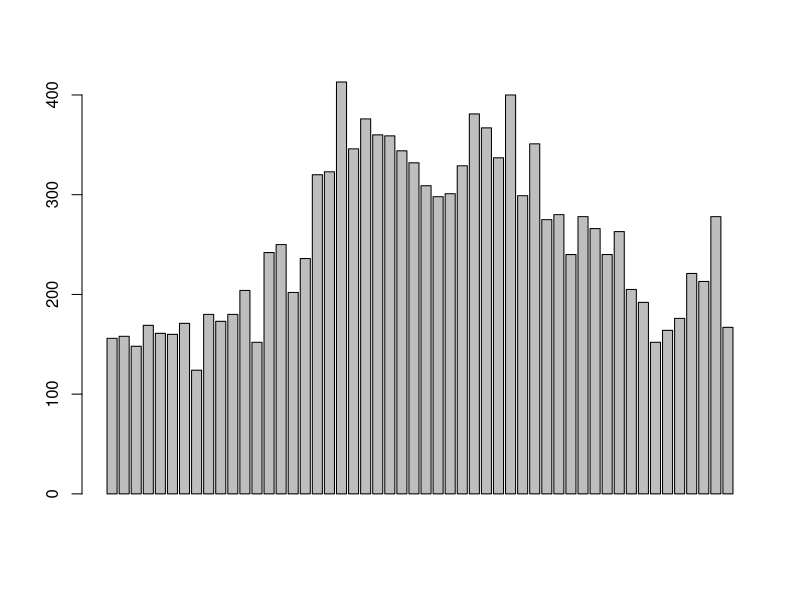
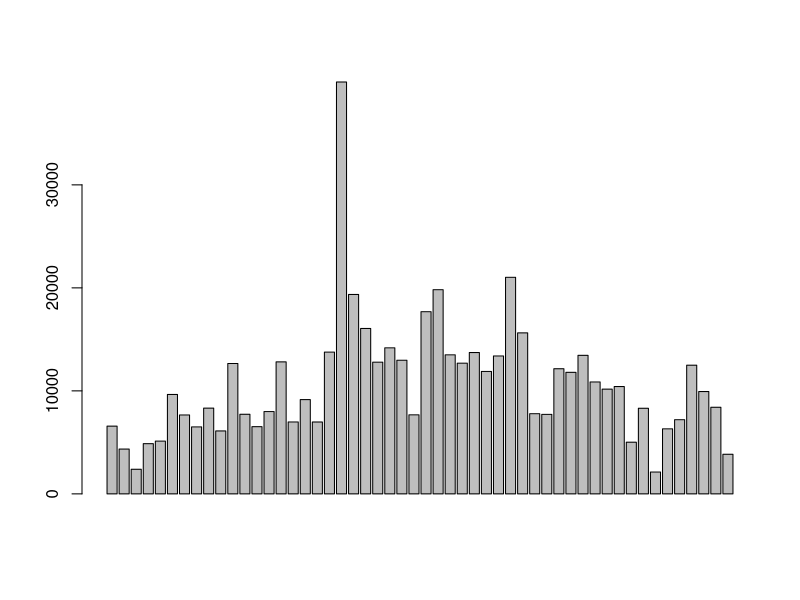
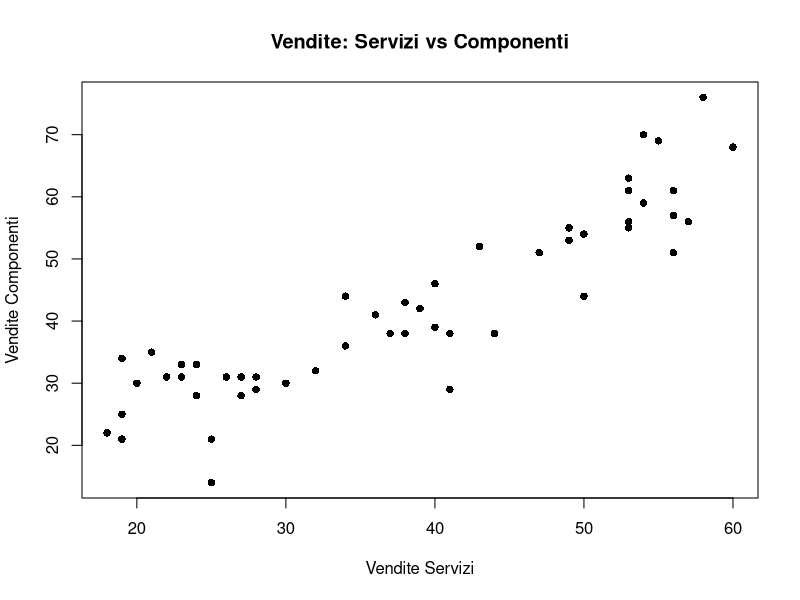
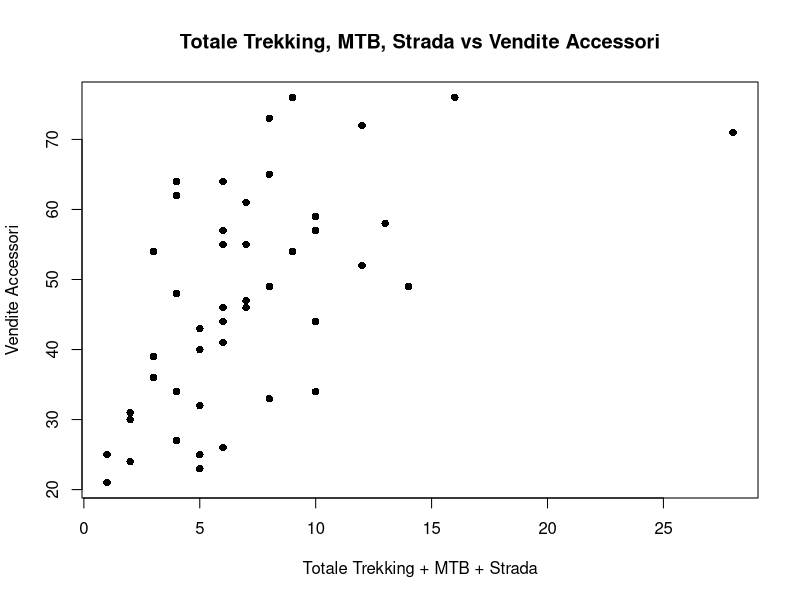
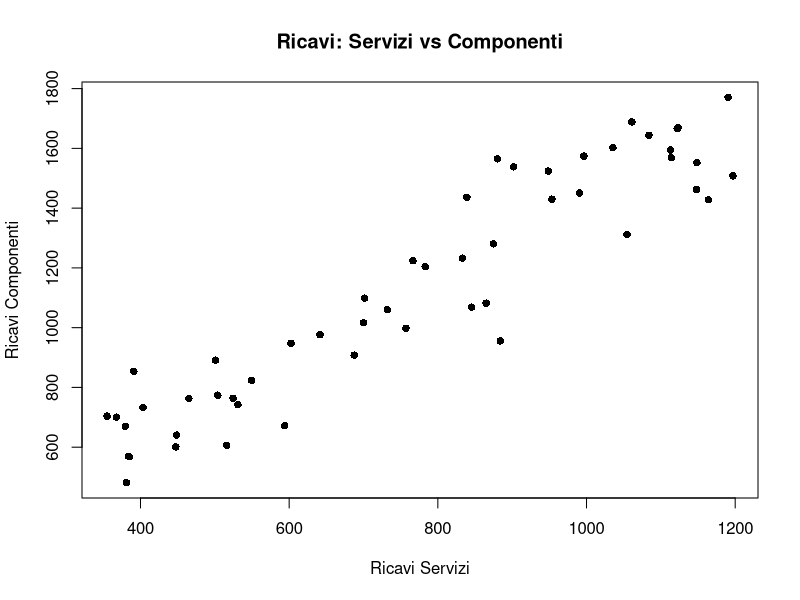

The R source for these figures, in order:
alldata <- read.table("revenues2023.txt", header = FALSE, sep = "\t")
# Removing the first column, defect in parsing txt file
alldata <- alldata[, -1]
vendite <- alldata[, 1:9]
ricavi <- alldata[, c(1, 10:ncol(alldata))]

# Assign correct column names
names(vendite) <- c("settimana", "trekking", "mtb", "strada", "abbigliamento", "accessori", "componenti", "componenti-assistenza", "servizi")
names(ricavi) <- c("settimana", "trekking", "mtb", "strada", "abbigliamento", "accessori", "componenti", "servizi")

# Convert characters columns with comma as decimal separator to numeric
ricavi[] <- lapply(ricavi, function(x) {
  if (is.character(x)) as.numeric(gsub(",", ".", x)) else x
})

# Check structure after conversion
str(vendite)
str(ricavi)

# For 'vendite'
# List of columns to analyze
cols_to_analyze <- c("trekking", "mtb", "strada", "abbigliamento", "accessori", "componenti", "componenti-assistenza", "servizi")
vendite_summary <- data.frame(
  column = cols_to_analyze,
  mean = sapply(cols_to_analyze, function(x) mean(vendite[[x]], na.rm = TRUE)),
  median = sapply(cols_to_analyze, function(x) median(vendite[[x]], na.rm = TRUE)),
  min = sapply(cols_to_analyze, function(x) min(vendite[[x]], na.rm = TRUE)),
  max = sapply(cols_to_analyze, function(x) max(vendite[[x]], na.rm = TRUE)),
  sd = sapply(cols_to_analyze, function(x) sd(vendite[[x]], na.rm = TRUE))
)
# For 'ricavi'
# Note: 'componenti-assistenza' is not in ricavi, so we exclude it
cols_to_analyze_ricavi <- setdiff(cols_to_analyze, "componenti-assistenza")
ricavi_summary <- data.frame(
  column = cols_to_analyze_ricavi,
  mean = sapply(cols_to_analyze_ricavi, function(x) mean(ricavi[[x]], na.rm = TRUE)),
  median = sapply(cols_to_analyze_ricavi, function(x) median(ricavi[[x]], na.rm = TRUE)),
  min = sapply(cols_to_analyze_ricavi, function(x) min(ricavi[[x]], na.rm = TRUE)),
  max = sapply(cols_to_analyze_ricavi, function(x) max(ricavi[[x]], na.rm = TRUE)),
  sd = sapply(cols_to_analyze_ricavi, function(x) sd(ricavi[[x]], na.rm = TRUE))
)

# Display summaries
print(vendite_summary)
print(ricavi_summary)

# Creating 2 variables
vendite_totali <- rowSums(alldata[, 2:9])
ricavi_totali <- rowSums(ricavi[, 2:8])

barplot(vendite_totali)
barplot(ricavi_totali)

# Correlazione 1
cor(vendite$servizi, vendite$componenti, use = "complete.obs")

# Correlazione 2
cor(rowSums(vendite [, 2:4]), vendite$accessori, use = "complete.obs")

# Correlazione 3
cor(ricavi$servizi, ricavi$componenti, use = "complete.obs")

# Plotting correlation idexes - dispersion plots
plot(vendite$servizi, vendite$componenti, 
     main = "Vendite: Servizi vs Componenti",
     xlab = "Vendite Servizi", 
     ylab = "Vendite Componenti", 
     pch = 16)

plot(rowSums(vendite[, 2:4]), vendite$accessori, 
     main = "Totale Trekking, MTB, Strada vs Vendite Accessori",
     xlab = "Totale Trekking + MTB + Strada", 
     ylab = "Vendite Accessori", 
     pch = 16)

plot(ricavi$servizi, ricavi$componenti, 
     main = "Ricavi: Servizi vs Componenti",
     xlab = "Ricavi Servizi", 
     ylab = "Ricavi Componenti", 
     pch = 16)
